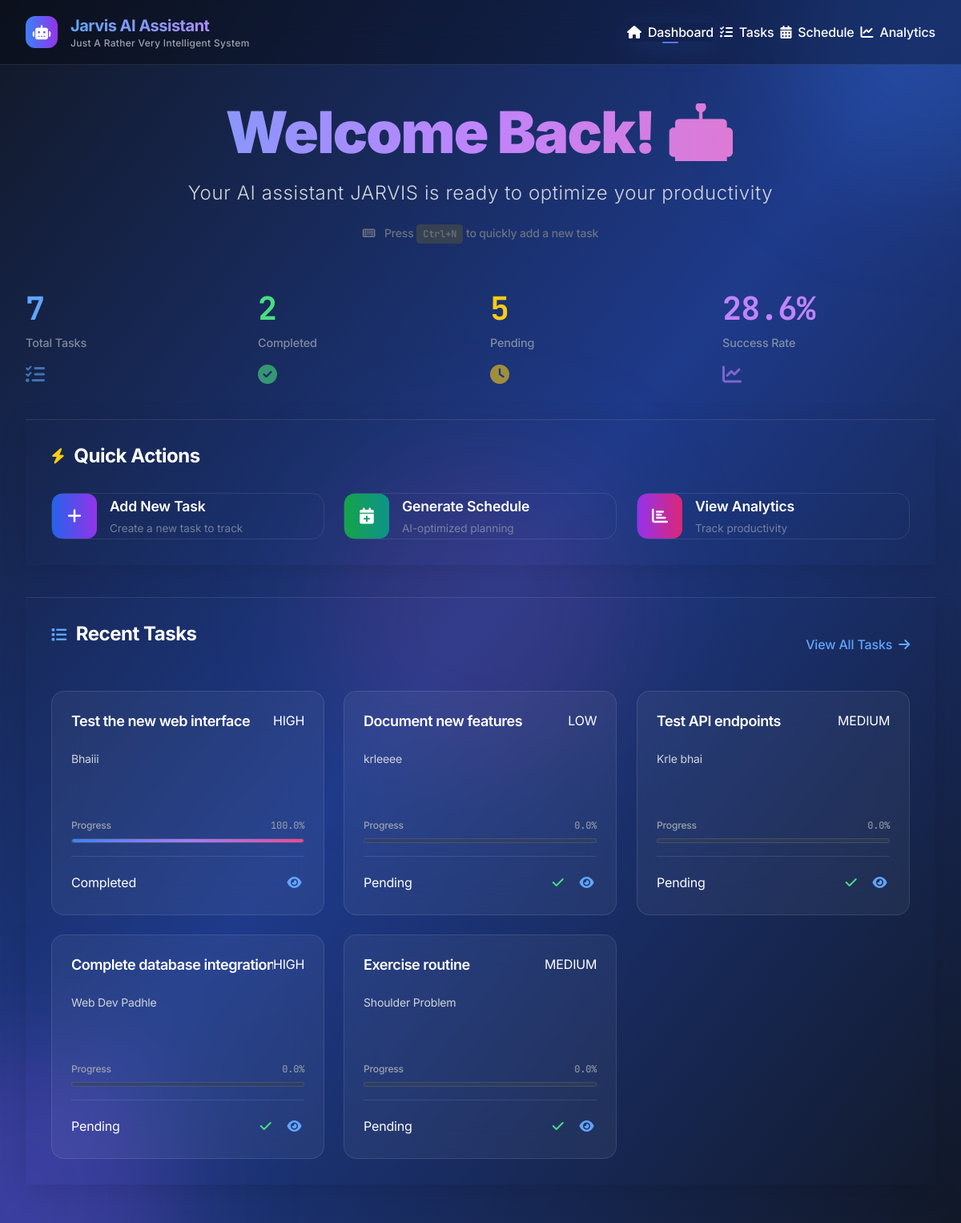
Before: / with the older database file.
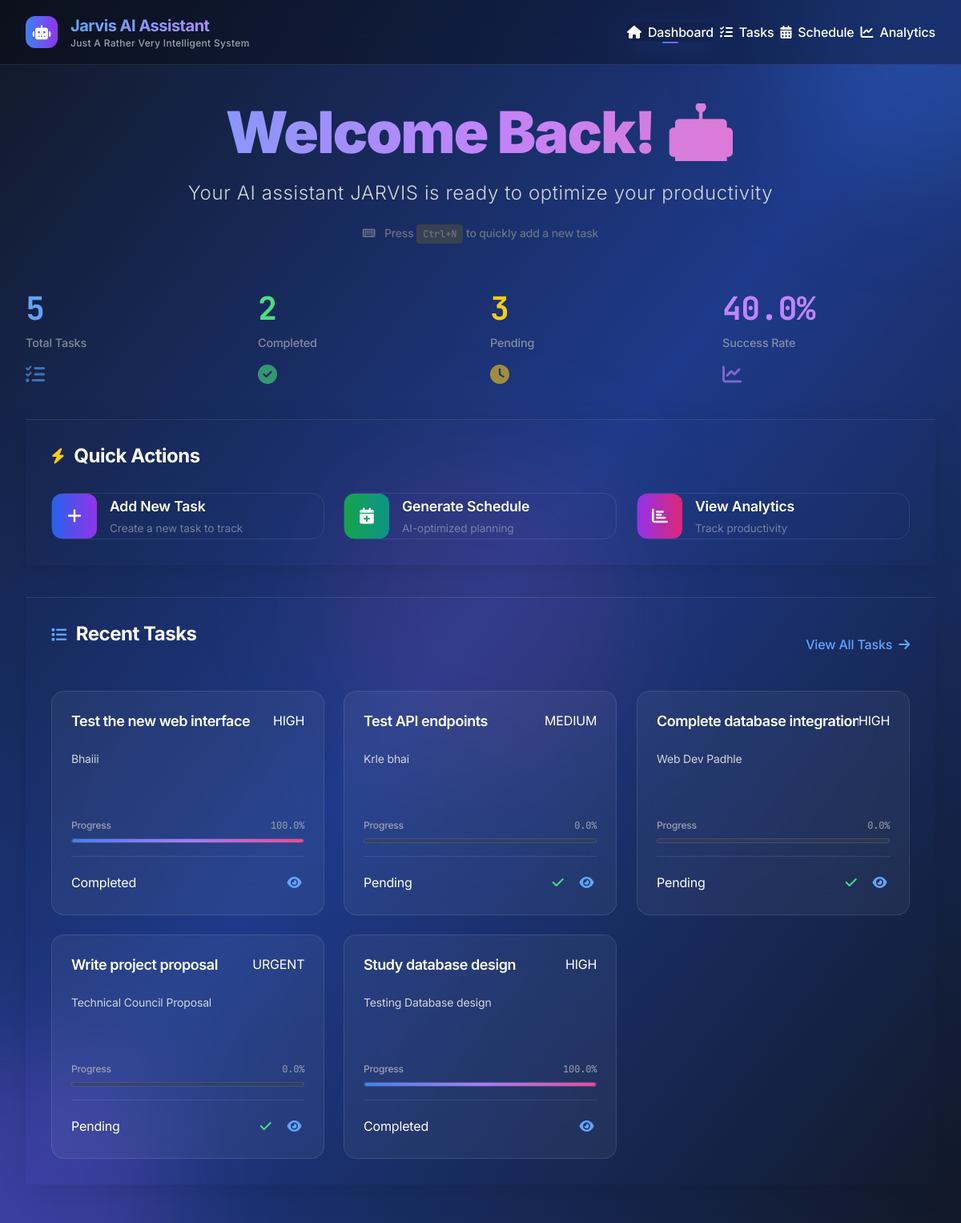
After: the same page with the newer database file.
### smart_scheduler/models/task.py (models this page shows, shortened)
class Task(Base):
    __tablename__ = "tasks"
    id = Column(Integer, primary_key=True, index=True)
    title = Column(String, nullable=False, index=True)
    description = Column(Text)
    status = Column(Enum(TaskStatus), default=TaskStatus.PENDING)
    priority = Column(Enum(TaskPriority), default=TaskPriority.MEDIUM)
    estimated_duration = Column(Integer)  # in minutes
    actual_duration = Column(Integer)     # in minutes
    created_at = Column(DateTime, default=datetime.utcnow)
    updated_at = Column(DateTime, default=datetime.utcnow, onupdate=datetime.utcnow)
    due_date = Column(DateTime)
    completed_at = Column(DateTime)
    category = Column(String, index=True)
    tags = Column(String)  # JSON string for now
    progress_percentage = Column(Float, default=0.0)

### smart_scheduler/main.py (the view)
@app.get("/", response_class=HTMLResponse)
async def dashboard(request: Request, db: Session = Depends(get_db)):
    task_service = TaskService(db)
    stats = task_service.get_task_stats()
    recent_tasks = task_service.get_tasks(limit=5)
    return templates.TemplateResponse("dashboard.html", {
        "request": request,
        "stats": stats,
        "recent_tasks": recent_tasks
    })

### smart_scheduler/templates/dashboard.html (shortened to what this page needs)
{% extends "base.html" %}
{% block content %}
<div class="space-y-10">
    <div class="text-center mb-16 animate-fade-in">
        <h1 class="text-5xl md:text-7xl font-black bg-gradient-to-r from-blue-400 via-purple-400 to-pink-400 bg-clip-text text-transparent mb-6 tracking-tight leading-none">
        </h1>
        <p class="text-xl md:text-2xl text-gray-300 font-light tracking-wide max-w-3xl mx-auto leading-relaxed">
            Your AI assistant JARVIS is ready to optimize your productivity
        </p>
        <div class="mt-6 text-sm text-gray-500 font-medium">
            <i class="fas fa-keyboard mr-2"></i>
            Press <kbd class="px-2 py-1 bg-gray-700 rounded text-xs">Ctrl+N</kbd> to quickly add a new task
        </div>
    </div>
    <div class="grid grid-cols-1 md:grid-cols-4 gap-6 mb-12 animate-fade-in-delay">
        <div class="stat-card group">
            <div class="stat-number text-blue-400 mb-3 group-hover:scale-110 transition-transform duration-300" id="total-tasks">{{ stats.total }}</div>
            <div class="stat-label text-gray-400">Total Tasks</div>
            <div class="mt-3">
                <i class="fas fa-tasks text-2xl text-blue-400 opacity-60 group-hover:opacity-100 transition-opacity"></i>
            </div>
        </div>
        <div class="stat-card group">
            <div class="stat-number text-green-400 mb-3 group-hover:scale-110 transition-transform duration-300" id="completed-tasks">{{ stats.completed }}</div>
            <div class="stat-label text-gray-400">Completed</div>
            <div class="mt-3">
                <i class="fas fa-check-circle text-2xl text-green-400 opacity-60 group-hover:opacity-100 transition-opacity"></i>
            </div>
        </div>
        <div class="stat-card group">
            <div class="stat-number text-yellow-400 mb-3 group-hover:scale-110 transition-transform duration-300" id="pending-tasks">{{ stats.pending }}</div>
            <div class="stat-label text-gray-400">Pending</div>
            <div class="mt-3">
                <i class="fas fa-clock text-2xl text-yellow-400 opacity-60 group-hover:opacity-100 transition-opacity"></i>
            </div>
        </div>
        <div class="stat-card group">
            <div class="stat-number text-purple-400 mb-3 group-hover:scale-110 transition-transform duration-300" id="completion-rate">{{ stats.completion_rate }}%</div>
            <div class="stat-label text-gray-400">Success Rate</div>
            <div class="mt-3">
                <i class="fas fa-chart-line text-2xl text-purple-400 opacity-60 group-hover:opacity-100 transition-opacity"></i>
            </div>
        </div>
    </div>
    <div class="glass p-8 mb-12">
        <h2 class="section-title text-white mb-8">
            <i class="fas fa-bolt text-yellow-400 mr-3"></i>
            Quick Actions
        </h2>
        <div class="grid grid-cols-1 md:grid-cols-3 gap-6">
            <button onclick="openModal('task-modal')" class="action-btn rounded-2xl group">
                <div class="flex items-center">
                    <div class="w-14 h-14 bg-gradient-to-r from-blue-600 to-purple-600 rounded-xl flex items-center justify-center mr-4 group-hover:scale-110 transition-transform duration-300">
                        <i class="fas fa-plus text-white text-xl"></i>
                    </div>
                    <div class="text-left flex-1">
                        <div class="action-title text-white mb-1">Add New Task</div>
                        <div class="action-subtitle text-gray-400">Create a new task to track</div>
                    </div>
                </div>
            </button>
            <button onclick="window.location.href='/schedule'" class="action-btn rounded-2xl group">
                <div class="flex items-center">
                    <div class="w-14 h-14 bg-gradient-to-r from-green-600 to-teal-600 rounded-xl flex items-center justify-center mr-4 group-hover:scale-110 transition-transform duration-300">
                        <i class="fas fa-calendar-plus text-white text-xl"></i>
                    </div>
                    <div class="text-left flex-1">
                        <div class="action-title text-white mb-1">Generate Schedule</div>
                        <div class="action-subtitle text-gray-400">AI-optimized planning</div>
                    </div>
                </div>
            </button>
            <button onclick="window.location.href='/analytics'" class="action-btn rounded-2xl group">
                <div class="flex items-center">
                    <div class="w-14 h-14 bg-gradient-to-r from-purple-600 to-pink-600 rounded-xl flex items-center justify-center mr-4 group-hover:scale-110 transition-transform duration-300">
                        <i class="fas fa-chart-bar text-white text-xl"></i>
                    </div>
                    <div class="text-left flex-1">
                        <div class="action-title text-white mb-1">View Analytics</div>
                        <div class="action-subtitle text-gray-400">Track productivity</div>
                    </div>
                </div>
            </button>
        </div>
    </div>
    <div class="glass p-8">
        <div class="flex justify-between items-center mb-8">
            <h2 class="section-title text-white">
                <i class="fas fa-list text-blue-400 mr-3"></i>
                Recent Tasks
            </h2>
            <a href="/tasks" class="text-blue-400 hover:text-blue-300 transition-colors font-medium flex items-center group">
                View All Tasks
                <i class="fas fa-arrow-right ml-2 group-hover:translate-x-1 transition-transform"></i>
            </a>
        </div>
        <div id="recent-tasks" class="grid grid-cols-1 md:grid-cols-2 lg:grid-cols-3 gap-6">
            {% for task in recent_tasks %}
            <div class="task-card group relative overflow-hidden">
                <div class="flex justify-between items-start mb-4">
                    <h4 class="task-title text-white truncate flex-1">{{ task.title }}</h4>
                    <span class="priority-{{ task.priority }}">{{ task.priority.upper() }}</span>
                </div>
                <p class="task-description text-gray-400 mb-4 line-clamp-2">{{ task.description or 'No description' }}</p>
                <div class="mb-4">
                    <div class="flex justify-between text-xs text-gray-400 mb-2">
                        <span class="font-medium">Progress</span>
                        <span class="font-mono">{{ task.progress_percentage }}%</span>
                    </div>
                    <div class="progress-bar">
                        <div class="progress-fill" style="width: {{ task.progress_percentage }}%"></div>
                    </div>
                </div>
                <div class="flex justify-between items-center pt-4 border-t border-white/10">
                    <span class="status-{{ task.status }}">{{ task.status.replace('_', ' ').title() }}</span>
                    <div class="flex space-x-3">
                        {% if task.status != 'completed' %}
                        <button onclick="completeTaskFromDashboard({{ task.id }})" class="text-green-400 hover:text-green-300 transition-colors p-1 hover:bg-green-400/10 rounded">
                            <i class="fas fa-check"></i>
                        </button>
                        {% endif %}
                        <button onclick="window.location.href='/tasks'" class="text-blue-400 hover:text-blue-300 transition-colors p-1 hover:bg-blue-400/10 rounded">
                            <i class="fas fa-eye"></i>
                        </button>
                    </div>
                </div>
            </div>
            {% endfor %}
        </div>
    </div>
</div>
{% endblock %}

### smart_scheduler/templates/base.html (shortened to what this page needs)
<!DOCTYPE html>
<html lang="en" class="dark">
<head>
    <script src="https://cdn.tailwindcss.com"></script>
    <link rel="stylesheet" href="https://cdnjs.cloudflare.com/ajax/libs/font-awesome/6.4.0/css/all.min.css">
    <link rel="stylesheet" href="{{ url_for('static', path='/css/style.css') }}">
</head>
<body class="bg-gradient-to-br from-gray-900 via-blue-900 to-gray-900 min-h-screen text-white font-sans antialiased">
    <div class="fixed inset-0 overflow-hidden pointer-events-none">
        <div class="absolute -top-40 -right-40 w-96 h-96 bg-blue-500 rounded-full mix-blend-multiply filter blur-3xl opacity-20 animate-pulse-soft"></div>
        <div class="absolute -bottom-40 -left-40 w-96 h-96 bg-purple-500 rounded-full mix-blend-multiply filter blur-3xl opacity-20 animate-pulse-soft"></div>
        <div class="absolute top-1/2 left-1/2 transform -translate-x-1/2 -translate-y-1/2 w-96 h-96 bg-pink-500 rounded-full mix-blend-multiply filter blur-3xl opacity-10 animate-pulse-soft"></div>
    </div>
    <nav class="relative z-10 bg-black/30 backdrop-blur-xl border-b border-white/10">
        <div class="max-w-7xl mx-auto px-4 sm:px-6 lg:px-8">
            <div class="flex justify-between items-center h-20">
                <div class="flex items-center space-x-4">
                    <div class="flex-shrink-0">
                        <div class="w-10 h-10 bg-gradient-to-r from-blue-500 to-purple-600 rounded-xl flex items-center justify-center">
                            <i class="fas fa-robot text-white text-lg"></i>
                        </div>
                    </div>
                    <div>
                        <h1 class="text-xl font-bold bg-gradient-to-r from-blue-400 to-purple-400 bg-clip-text text-transparent tracking-tight">
                        </h1>
                        <p class="text-xs text-gray-400 font-medium tracking-wide">Just A Rather Very Intelligent System</p>
                    </div>
                </div>
                <div class="flex items-center space-x-2">
                    <a href="/" class="nav-link {% if request.url.path == '/' %}active{% endif %}">
                        <i class="fas fa-home mr-2"></i>Dashboard
                    </a>
                    <a href="/tasks" class="nav-link {% if '/tasks' in request.url.path %}active{% endif %}">
                        <i class="fas fa-tasks mr-2"></i>Tasks
                    </a>
                    <a href="/schedule" class="nav-link {% if '/schedule' in request.url.path %}active{% endif %}">
                        <i class="fas fa-calendar-alt mr-2"></i>Schedule
                    </a>
                    <a href="/analytics" class="nav-link {% if '/analytics' in request.url.path %}active{% endif %}">
                        <i class="fas fa-chart-line mr-2"></i>Analytics
                    </a>
                </div>
            </div>
        </div>
    </nav>
    <main class="relative z-10 max-w-7xl mx-auto px-4 sm:px-6 lg:px-8 py-12">
        {% block content %}{% endblock %}
    </main>
</body>
</html>

### smart_scheduler/static/css/style.css (style rules this page uses)
body { font-family: 'Inter', -apple-system, BlinkMacSystemFont, 'Segoe UI', Roboto, sans-serif; font-feature-settings: 'cv02', 'cv03', 'cv04', 'cv11'; letter-spacing: -0.01em; }
h1, h2, h3, h4, h5, h6 { font-family: 'Inter', sans-serif; font-weight: 700; letter-spacing: -0.025em; line-height: 1.2; }
.nav-link { @apply text-gray-300 hover:text-white px-4 py-2 rounded-xl text-sm font-medium transition-all duration-300 hover:bg-white/10 hover:backdrop-blur-lg; font-weight: 500; letter-spacing: -0.01em; position: relative; }
.nav-link.active { @apply text-white bg-gradient-to-r from-blue-600/40 to-purple-600/40 backdrop-blur-lg border border-white/20; box-shadow: 0 8px 32px rgba(59, 130, 246, 0.15); }
.nav-link.active::before { content: ''; position: absolute; bottom: -2px; left: 50%; transform: translateX(-50%); width: 20px; height: 2px; background: linear-gradient(90deg, #3b82f6, #8b5cf6); border-radius: 1px; }
.glass { @apply bg-white/5 backdrop-blur-xl border border-white/10 rounded-2xl; box-shadow: 0 8px 32px rgba(0, 0, 0, 0.12), inset 0 1px 0 rgba(255, 255, 255, 0.1); transition: background-color 0.3s ease, border-color 0.3s ease, transform 0.3s ease; }
.task-card { position: relative; min-height: 280px; display: flex; flex-direction: column; justify-content: space-between; background: rgba(255, 255, 255, 0.05); backdrop-filter: blur(20px); border: 1px solid rgba(255, 255, 255, 0.1); border-radius: 1rem; padding: 1.5rem; transition: all 0.3s ease; overflow: hidden; will-change: transform; transform: translateZ(0); }
.task-card::before { content: ''; position: absolute; top: 0; left: 0; right: 0; height: 3px; background: linear-gradient(90deg, #3b82f6, #8b5cf6, #ec4899); opacity: 0; transition: opacity 0.3s ease; }
.task-card .task-title { font-size: 1.125rem; font-weight: 600; line-height: 1.4; margin-bottom: 0.5rem; color: #ffffff; display: -webkit-box; -webkit-line-clamp: 2; -webkit-box-orient: vertical; overflow: hidden; }
.task-card .task-description { font-size: 0.875rem; line-height: 1.5; color: #d1d5db; margin-bottom: 1rem; flex-grow: 1; display: -webkit-box; -webkit-line-clamp: 3; -webkit-box-orient: vertical; overflow: hidden; }
.progress-bar { background: rgba(55, 65, 81, 0.5); border: 1px solid rgba(255, 255, 255, 0.1); border-radius: 9999px; height: 6px; overflow: hidden; backdrop-filter: blur(10px); position: relative; }
.progress-fill { background: linear-gradient(90deg, #3b82f6, #8b5cf6, #ec4899); border-radius: 9999px; transition: width 0.7s ease; height: 100%; box-shadow: 0 0 8px rgba(59, 130, 246, 0.4); position: relative; will-change: width; }
.progress-fill::after { content: ''; position: absolute; top: 0; left: 0; right: 0; bottom: 0; background: linear-gradient(90deg, transparent, rgba(255, 255, 255, 0.2), transparent); animation: shimmer 2s infinite; }
.stat-card { @apply glass p-6 text-center transform transition-all duration-500 hover:scale-105 cursor-pointer; animation: fadeIn 0.8s ease-out; will-change: transform; transform: translateZ(0); }
.stat-number { font-family: 'JetBrains Mono', monospace; font-weight: 700; font-size: 2.5rem; line-height: 1; letter-spacing: -0.02em; }
.stat-label { font-weight: 500; font-size: 0.9rem; letter-spacing: -0.01em; opacity: 0.8; }
.action-btn { @apply glass p-6 text-left transition-all duration-300 transform hover:scale-105 hover:bg-white/10 cursor-pointer; border: 1px solid rgba(255, 255, 255, 0.1); will-change: transform; transform: translateZ(0); }
.action-title { font-weight: 600; font-size: 1.1rem; letter-spacing: -0.01em; margin-bottom: 0.25rem; }
.action-subtitle { font-weight: 400; font-size: 0.85rem; opacity: 0.7; letter-spacing: -0.005em; }
.section-title { font-weight: 700; font-size: 1.5rem; letter-spacing: -0.02em; margin-bottom: 1.5rem; display: flex; align-items: center; }
.section-title i { margin-right: 0.75rem; font-size: 1.2rem; }
.line-clamp-2 { display: -webkit-box; -webkit-line-clamp: 2; -webkit-box-orient: vertical; overflow: hidden; }
.animate-fade-in { animation: fadeIn 0.6s ease-out; }
.animate-fade-in-delay { animation: fadeIn 0.8s ease-out 0.2s both; }
.modal-backdrop, .modal-content, .task-card, .stat-card, .action-btn { will-change: transform, opacity; transform: translateZ(0); }

Changed rows visible on the page:
removed Task: title "Document new features", priority "LOW", description "krleeee", progress_percentage "0.0", status.replace "Pending"
removed Task: title "Exercise routine", priority "MEDIUM", description "Shoulder Problem", progress_percentage "0.0", status.replace "Pending"
now on this page (row unchanged): Task: title "Write project proposal", priority "URGENT", description "Technical Council Proposal", progress_percentage "0.0", status.replace "Pending"
now on this page (row unchanged): Task: title "Study database design", priority "HIGH", description "Testing Database design", progress_percentage "100.0", status.replace "Completed"
Other visible differences:
{{ stats.total }}: "7" → "5"
{{ stats.pending }}: "5" → "3"
{{ stats.completion_rate }}: "28.6" → "40.0"
